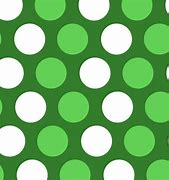
#> input picture images/dots2.jpg, 169 x 180 px, found by its file name
$ python SpectralThresholding.py
#> lines starting #> are read from the running program, lines starting #| are printed output that depends on the picture
import numpy as np
import cv2 as cv
from matplotlib import pyplot as plt


class SpectralThresholding():
    def __init__(self):
        self.__img = np.array([])
        self.__HistValues = None
        self.__peaks = []
        self.__background = 0

    def __convertToGrayscale(self):
        if self.__img.shape.__len__() > 2:
            self.__img = cv.cvtColor(self.__img,cv.COLOR_RGB2GRAY)
        else:
            pass

    def __extractPeaks(self):
        for i in range(0,len(self.__HistValues)-9):
            if max(list(self.__HistValues[i:i+4])+list(self.__HistValues[i+5:i+9]))<self.__HistValues[i+4]:
                self.__peaks.append((i+4, self.__HistValues[i+4])) # index, value

        self.__peaks.append((50, self.__HistValues[-1])) # in histogram scale


    def __getBackgroundLocation(self):
        # we rely on an assumption that background color has max freq in histogram


        # Determine background in the thresholded image to make it black
        # index of background's peak also equals to index of segment in segments list
        self.__background = self.__HistValues.argmax()
        if self.__background <= self.__peaks[0][0]:
            self.__background = 0
        elif self.__background >= self.__peaks[-2][0] or self.__background <= self.__peaks[-1][0]:
            self.__background = len(self.__peaks)-1
        else:
            pass

        # get max peak value -> background
        max_peak_value = max(self.__HistValues)

        # check if background is one of the peaks -> assign it to index of the peak
        for i in range(len(self.__peaks)-1):
            if max_peak_value == self.__peaks[i][1]:
                self.__background = i

    def __getThresholdPoints(self):

        self.__threshold_list = [0]
        for i in range(len(self.__peaks)-1):
            self.__threshold_list.append(((self.__peaks[i][0]*5+2) + \
                (self.__peaks[i+1][0]*5+2))//2)

        self.__threshold_list.append(255)


    def __splitIntoSegments(self):
        self.__segments = []
        for i in range(len(self.__threshold_list)-1):

            self.__segments.append((self.__threshold_list[i] < self.__img) & \
                (self.__img <= self.__threshold_list[i+1]))


    def doThresholding(self, img: np.array):
        self.__img = img
        self.__convertToGrayscale()

        self.__HistValues = plt.hist(self.__img.flat, bins=51)[0]
        plt.show()

        self.__HistValues = self.__HistValues.astype(int)

        self.__extractPeaks()
        self.__getBackgroundLocation()
        self.__getThresholdPoints()

        self.__splitIntoSegments()

        # combine all segments to form segmented image
        all_segments = np.zeros((self.__img.shape[0], self.__img.shape[1], 3))
        segments_colors = [(1,0,0),(0,1,0),(0,0,1),(1,1,0),(0,1,1),(1,0,1),(1,1,1)]
        for i in range(len(self.__segments)):
            if self.__background == i:
                all_segments[self.__segments[i]] = (0,0,0)
            else:
                all_segments[self.__segments[i]] = segments_colors[i]

        return all_segments

img = cv.imread('images/dots2.jpg', cv.IMREAD_GRAYSCALE)
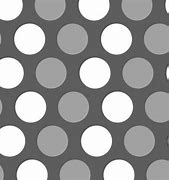
#> img: shape (180, 169); min 38, max 255, mean 151

thresholded_img = SpectralThresholding().doThresholding(img)
#> in doThresholding, `plt.show()`:
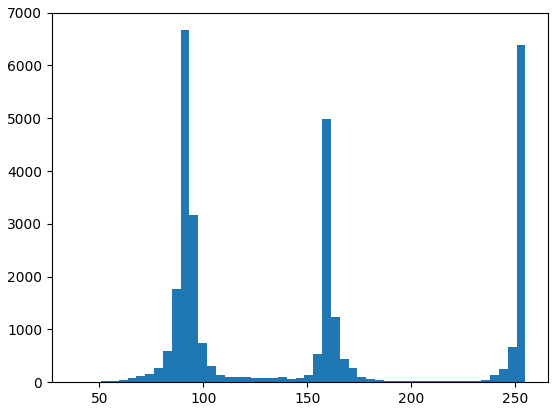
#> figure drawn by matplotlib, 1 panel; tallest bar 6668 high, from x = 89.06 to 93.31
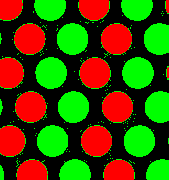
#> thresholded_img: shape (180, 169, 3) float64; mean of channels 0, 1, 2 0, 0.294, 0.253; drawn as B, G, R
plt.imshow(thresholded_img, cmap='gray')
plt.show()

$ run again, with images/lines.jpeg copied over images/dots2.jpg
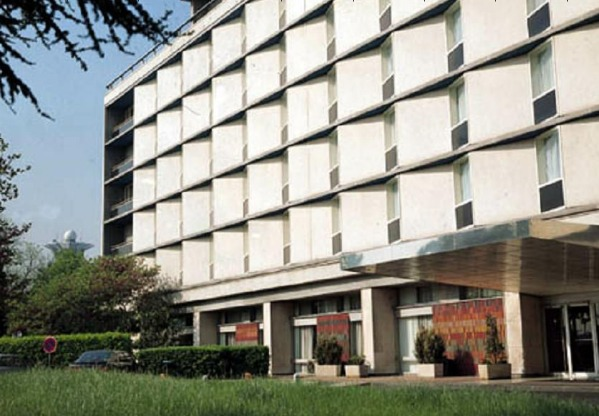
#> input picture images/lines.jpeg, 599 x 416 px, found by its file name
#> in doThresholding, `plt.show()`:
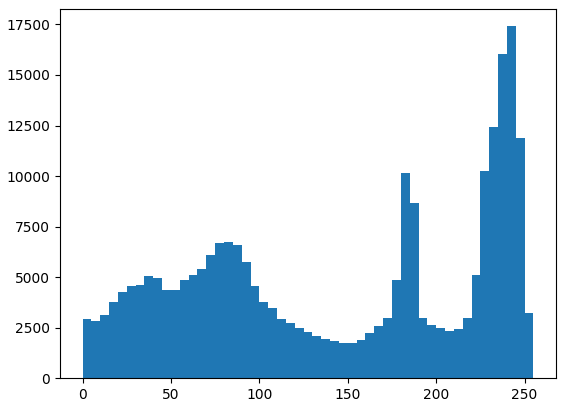
#> figure drawn by matplotlib, 1 panel; tallest bar 17414 high, from x = 240 to 245
#> `thresholded_img = SpectralThresholding().doThresholding(img)`:
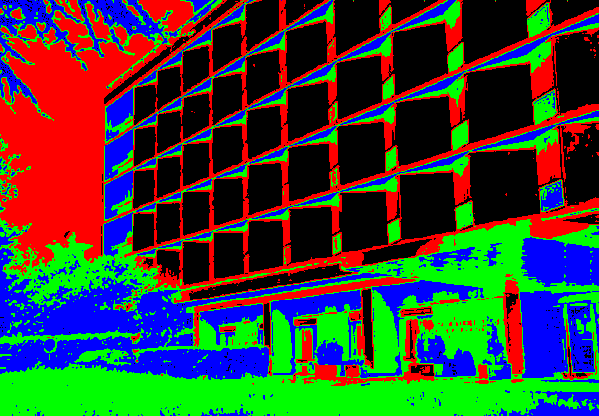
#> thresholded_img: shape (416, 599, 3) float64; mean of channels 0, 1, 2 0.197, 0.265, 0.224; drawn as B, G, R
